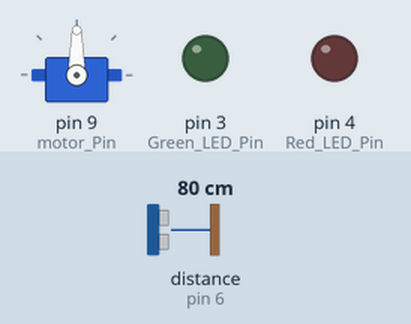
Simulated run of this sketch. Board: Arduino Uno, built with avr-gcc and run on an emulated ATmega328P. On the bench: servo, output pins drawn as LEDs (lit = HIGH). Wiring (inferred from the names in the program): ultrasonic range finder: trigger pin 5; echo pin 6. The test bench sets the inputs (shaded band); at power-on: distance to the obstacle (sensor on pin 6) 80 cm. The echo pulse lasts 58.3 µs per cm; pins used as bus, display or sensor lines are not drawn.

Above: at 0.1 s.
At 1.1 s:
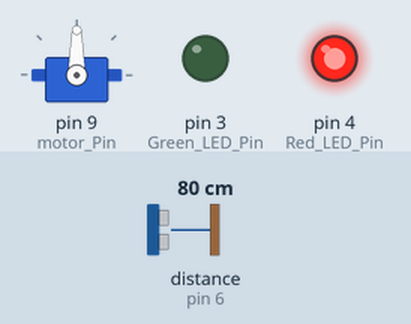
Timing chart, 0 to 2.6 s (numbered marks = the images above):
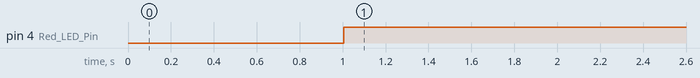

The sketch:

main.ino
```cpp
#include <Servo.h>
Servo servo;

int trigPin = 5;
int echoPin = 6;
int Green_LED_Pin = 3;
int Red_LED_Pin = 4;
int motor_Pin = 9;
float duration;
int distance;
int isopen = 0;


void setup() {
  servo.attach(motor_Pin);
  servo.write(90); // Initialize the servo to 90 degrees
  Serial.begin(9600);
  // Sets the trigPin as an Output
  pinMode(trigPin, OUTPUT);
  // Sets the echoPin as an Input
  pinMode(echoPin, INPUT);
  pinMode(Green_LED_Pin, OUTPUT);
  pinMode(Red_LED_Pin, OUTPUT);
}

int waitForRespond() {
  if (Serial.available() > 0) {
    String message = Serial.readStringUntil('\n');
    message.trim(); // Remove any leading or trailing whitespace
    if (message == "getPhoto") {
      return 1;
    }
  }
  return 0;
}


int get_distance() {
  // Clears the trigPin
  digitalWrite(trigPin, LOW);
  delayMicroseconds(2);

  // Sets the trigPin on HIGH state for 10 micro seconds
  digitalWrite(trigPin, HIGH);
  delayMicroseconds(10);
  digitalWrite(trigPin, LOW);

  // Reads the echoPin, returns the sound wave travel time in microseconds
  duration = pulseIn(echoPin, HIGH);

  // Calculating the distance
  distance = duration * 0.034 / 2;

  return distance;
}
void open(){
  digitalWrite(Green_LED_Pin, HIGH);
  digitalWrite(Red_LED_Pin, LOW);
  servo.write(180);
}
void close(){
  digitalWrite(Green_LED_Pin, LOW);
  digitalWrite(Red_LED_Pin, HIGH);
  servo.write(90);
}

void loop() {
  distance = get_distance();
//  Serial.print("Distance: ");
//  Serial.println(distance);

  if (distance <= 7 && waitForRespond() == 1 && isopen == 0) {
    isopen = 1;
  } else if(isopen == 1 && distance > 7){
    isopen = 0;
  }
  delay(1000);

  if ( isopen == 1 ){
    open();
  }else{
    close();
  }

}
```

Measured:
- by itself, pin 4 (Red_LED_Pin): LOW → HIGH at 1.0 s
